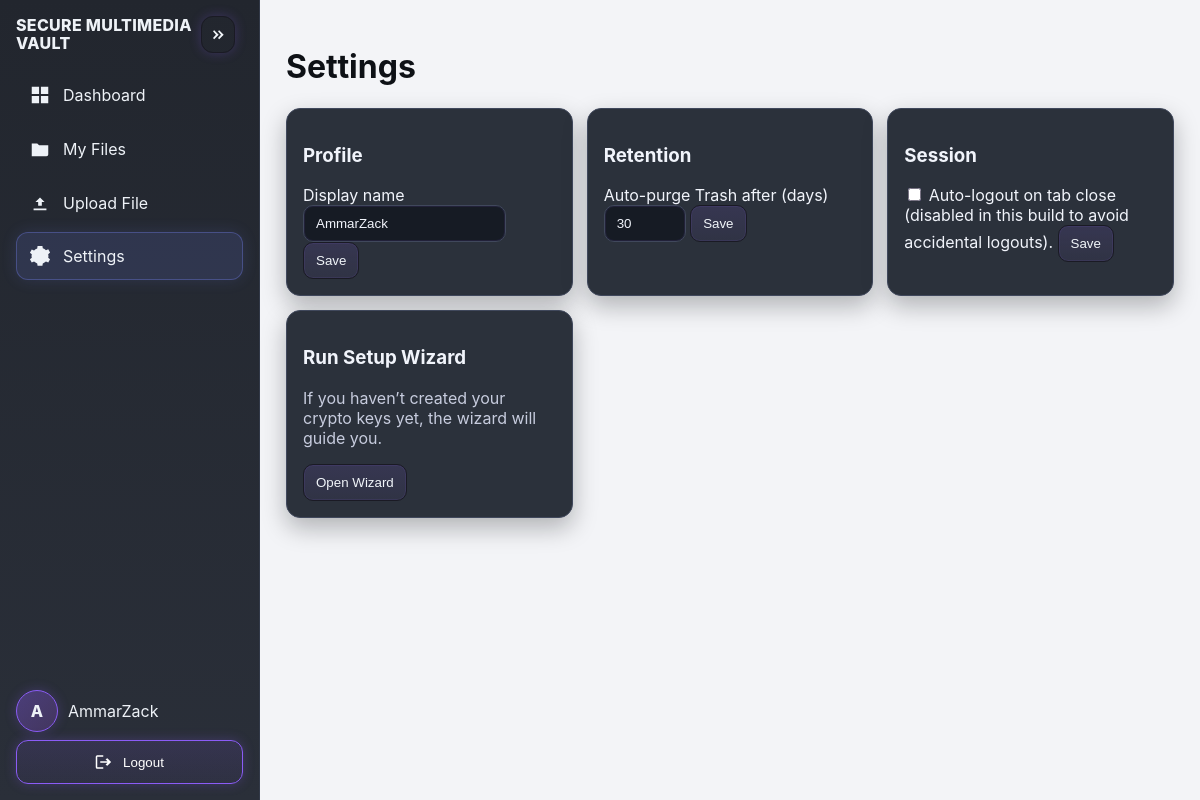
The app's page /settings/ (signed in) with its own data.
### smv/models.py (models this page shows)
class User(UserMixin, db.Model):
    id = db.Column(db.Integer, primary_key=True)
    email = db.Column(db.String(255), unique=True, nullable=False)
    pass_hash = db.Column(db.String(255), nullable=False)
    created_at = db.Column(db.DateTime, default=datetime.utcnow)
    otp_code = db.Column(db.String(6))
    otp_expires = db.Column(db.DateTime)
    public_key_pem = db.Column(db.Text)
    enc_private_key_b64 = db.Column(db.Text)
    kdf_salt_b64 = db.Column(db.String(64))
    kdf_iters = db.Column(db.Integer, default=200000)
    display_name = db.Column(db.String(255))
    trash_retention_days = db.Column(db.Integer, default=30)
    auto_logout_on_close = db.Column(db.Boolean, default=False)

### smv/settings/routes.py (the view)
@settings_bp.route("/")
@login_required
def page():
    return render_template("page_settings.html")

### smv/models.py (called while the page is built)
@login_manager.user_loader
def load_user(uid):
    try: return User.query.get(int(uid))
    except Exception: return None

### templates/page_settings.html (shortened to what this page needs)
{% extends "base.html" %}
{% block content %}
<h1>Settings</h1>
<div class="grid">
  <div class="tile">
    <h3>Profile</h3>
    <label>Display name</label>
    <input id="display-name" value="{{ current_user.display_name or current_user.email.split('@')[0].capitalize() }}">
    <button id="btn-save-profile">Save</button>
  </div>
  <div class="tile">
    <h3>Retention</h3>
    <label>Auto-purge Trash after (days)</label>
    <input id="retention" type="number" min="1" max="365" value="{{ current_user.trash_retention_days or 30 }}">
    <button id="btn-save-retention">Save</button>
  </div>
  <div class="tile">
    <h3>Session</h3>
    <label><input id="auto-logout" type="checkbox" {% if current_user.auto_logout_on_close %}checked{% endif %}> Auto-logout on tab close (disabled in this build to avoid accidental logouts).</label>
    <button id="btn-save-session">Save</button>
  </div>
  <div class="tile">
    <h3>Run Setup Wizard</h3>
    <p class="muted">If you haven’t created your crypto keys yet, the wizard will guide you.</p>
    <button id="btn-open-wizard" href="{{ url_for('settings.wizard') }}" >Open Wizard</button>
  </div>
</div>
{% endblock %}

### templates/base.html (shortened to what this page needs)
<!doctype html>
<html lang="en">
<head>
  <link rel="stylesheet" href="{{ url_for('static', filename='css/main.css') }}">
</head>
<body class="layout">
  <aside id="sidebar" class="sidebar">
    <div class="brand">
      <div class="brand-title">SECURE MULTIMEDIA<br>VAULT</div>
      <button id="btn-collapse" class="icon-btn" aria-label="Toggle sidebar" title="Collapse/Expand">
        <svg><use href="#icon-chevrons"></use></svg>
      </button>
    </div>
    <nav class="menu">
      <a class="menu-item {% if request.path.startswith('/files/dashboard') %}active{% endif %}" href="{{ url_for('files.dashboard') }}" title="Dashboard">
        <svg class="mi"><use href="#icon-grid"></use></svg><span>Dashboard</span>
      </a>
      <a class="menu-item {% if request.path.startswith('/files/files') %}active{% endif %}" href="{{ url_for('files.page_files') }}" title="My Files">
        <svg class="mi"><use href="#icon-folder"></use></svg><span>My Files</span>
      </a>
      <a class="menu-item {% if request.path.startswith('/files/upload') %}active{% endif %}" href="{{ url_for('files.page_upload') }}" title="Upload File">
        <svg class="mi"><use href="#icon-upload"></use></svg><span>Upload File</span>
      </a>
      <a class="menu-item {% if request.path.startswith('/settings') %}active{% endif %}" href="{{ url_for('settings.page') }}" title="Settings">
        <svg class="mi"><use href="#icon-gear"></use></svg><span>Settings</span>
      </a>
    </nav>
    <div class="spacer"></div>
    <div class="profile">
      <div class="avatar">{{ (current_user.display_name or current_user.email.split('@')[0]).strip()[:1].upper() }}</div>
      <div class="name">{{ current_user.display_name or current_user.email.split('@')[0].capitalize() }}</div>
    </div>
    <form method="post" action="{{ url_for('auth.logout') }}" class="logout-form">
      <button type="submit" class="logout-btn">
        <svg class="mi"><use href="#icon-logout"></use></svg><span>Logout</span>
      </button>
    </form>
  </aside>
  <main class="content">
    {% block content %}{% endblock %}
  </main>
</body>
</html>

### records on screen
User: display_name "A", display_name "AmmarZack", trash_retention_days "30"
